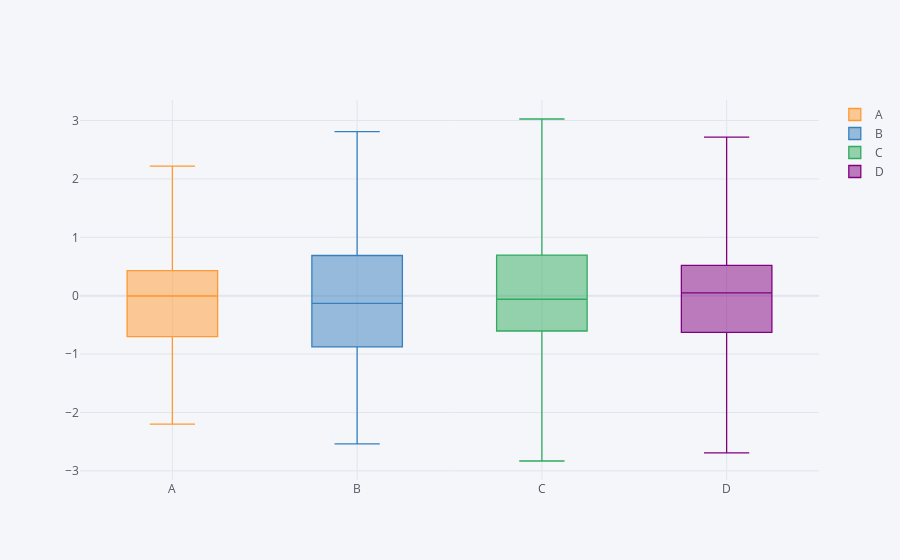

Write notebook code for a chart like this one.
### Code cell
df.iplot(kind='box')
# We can on/off the each column's box plot
